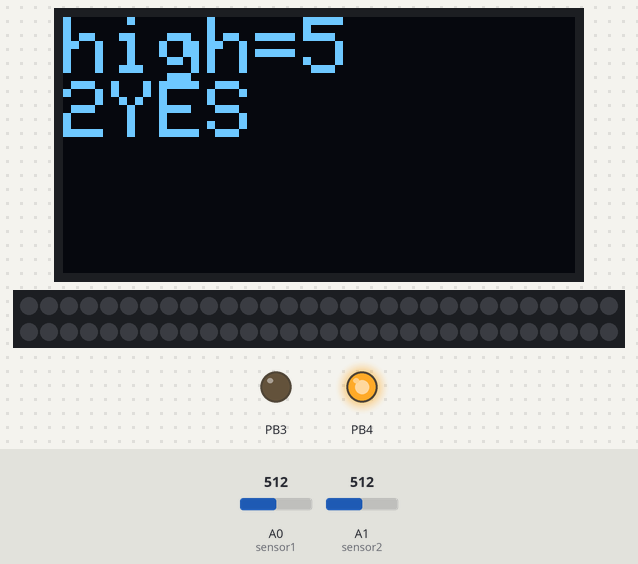
The sketch below on a simulated ATtiny85, built with avr-gcc and run on an emulated ATtiny85. Parts: 128×64 one-colour display, 60 RGB LEDs in strip order, left to right, continuing on the next row, output pins drawn as LEDs (lit = HIGH). The inputs (shaded band) are chosen by the test bench; at power-on: A0 (sensor1) = 512, A1 (sensor2) = 512. Dim RGB values are drawn brighter than linear; what the sketch prints to the serial monitor is not drawn.

Above: at 1.2 s.
1.3 s: A0 (sensor1) set to 176
At 2.8 s:
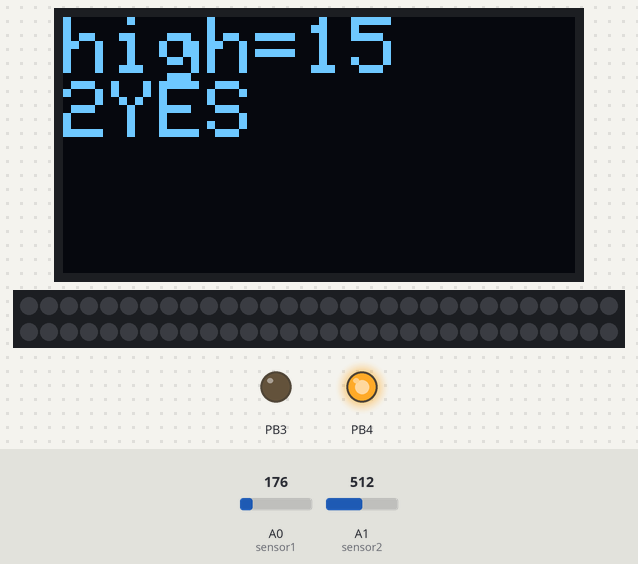
3.1 s: A0 (sensor1) set to 155
At 4.5 s:
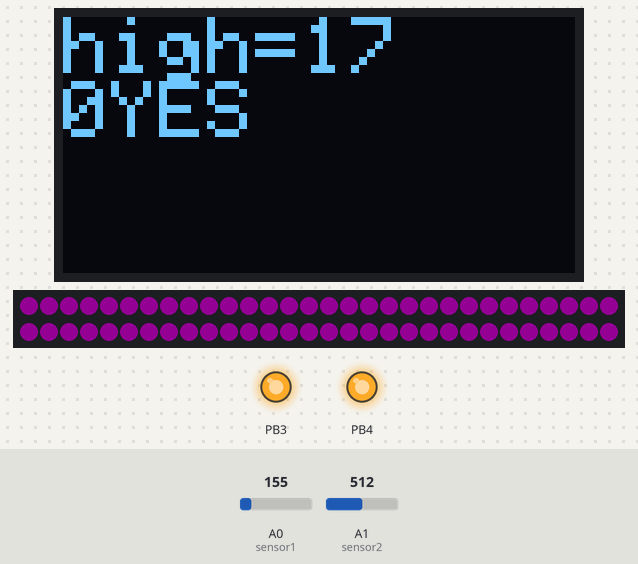
4.8 s: A1 (sensor2) set to 461
6.3 s: A1 (sensor2) set to 433
At 7.0 s:
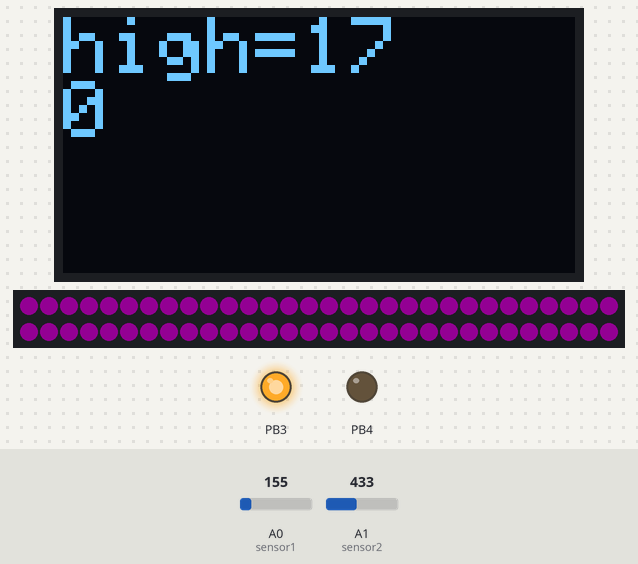
7.9 s: A0 (sensor1) set to 306
At 9.3 s:
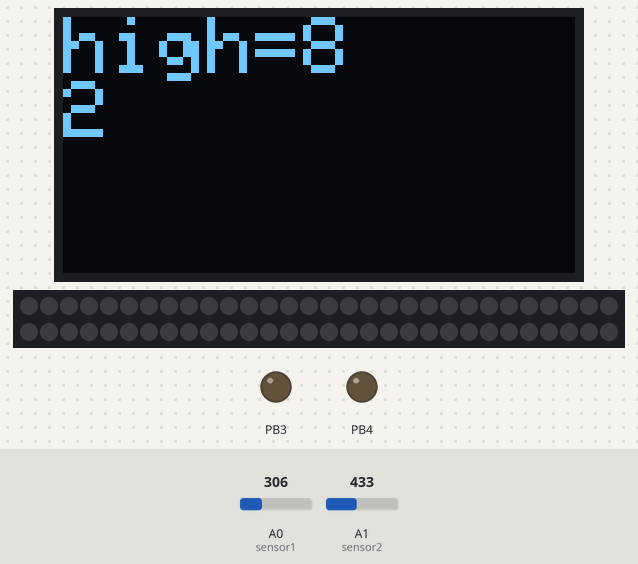
9.6 s: A1 (sensor2) set to 511
At 10.4 s:
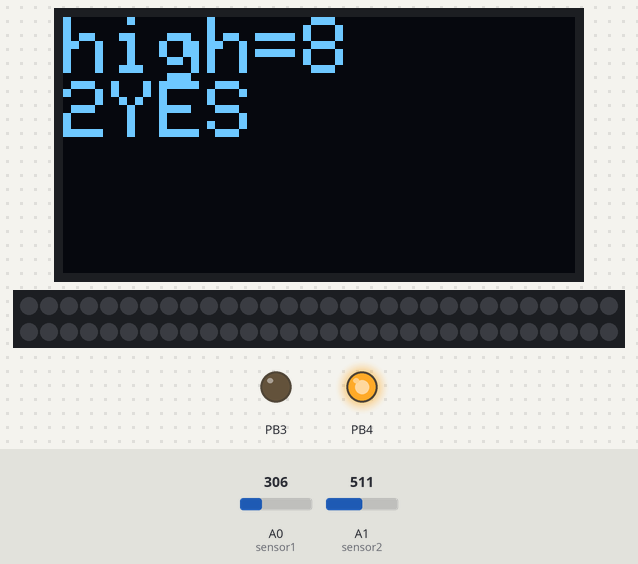
Timing chart, 0 to 12.2 s (numbered marks = the images above; inputs shaded):
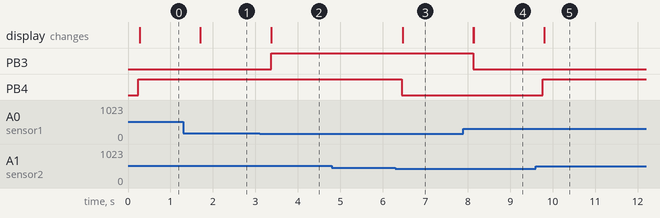

The sketch:

sketch_oct28a.ino
```cpp
//ws2812
#include <Adafruit_NeoPixel.h>
#ifdef __AVR__
#include <avr/power.h> // Required for 16 MHz Adafruit Trinket
#endif
#define LED_PIN    2
#define LED_COUNT 60
Adafruit_NeoPixel strip(LED_COUNT, LED_PIN, NEO_GRB + NEO_KHZ800);

//顯示器用
#include <splash.h>
#include <SPI.h>
#include <Wire.h>
#include <Adafruit_GFX.h>
#include <Adafruit_SSD1306.h>

#define sensor1 A0//紅外線腳位
int High;//測量之高

#define sensor2 A1 //是否偵測到人
bool DP = false;

Adafruit_SSD1306 display(-1);//顯示器

//馬達腳位設定
#define A_A1 8
#define A_B1 9
#define B_A1 10
#define B_B1 11
#define Speed 150
int UP_DOWN_STOP[3] = {0, 1, 2};//控制上升或下降

void setup() {
  pinMode(3, OUTPUT);
  Serial.begin(9600);//序列埠監控視窗
  display.begin(SSD1306_SWITCHCAPVCC, 0x3C);// 設定 I2C addr 0x3C
  display.clearDisplay();// 清除顯示緩衝區

  //馬達腳位設定
  pinMode(A_A1, OUTPUT);
  pinMode(A_B1, OUTPUT);
  pinMode(B_A1, OUTPUT);
  pinMode(B_B1, OUTPUT);
  digitalWrite(A_A1, LOW);
  digitalWrite(A_B1, LOW);
  digitalWrite(B_A1, LOW);
  digitalWrite(B_B1, LOW);

  //ws2810設定
#if defined(__AVR_ATtiny85__) && (F_CPU == 16000000)
  clock_prescale_set(clock_div_1);
#endif
  strip.begin();           // 初始化 燈條
  strip.show();            // 關閉所有燈
  strip.setBrightness(50); // 將亮度設置為 1/5（最大 = 255）

  //繼電器設定
  pinMode(4,OUTPUT);
}

void loop() {
  Height_measurement();//紅外線偵測高度
  Detect_people();//檢測人
  Spray();
  //  Oled(High,UP_DOWN_STOP[0]); //顯示高度 與上升下降停止
  logic();
}

//判斷上升或下降
void logic()
{
  if (High > 15)
  {
    Rise_fall(UP_DOWN_STOP[0]);//上升0 下降1 停止2
    Oled(High, UP_DOWN_STOP[0],DP);
    digitalWrite(3, HIGH);
    RGB(true);
  }
  else if (High < 5)
  {
    Rise_fall(UP_DOWN_STOP[1]);
    Oled(High, UP_DOWN_STOP[1],DP);
    digitalWrite(3, HIGH);
  }
  else
  {
    Rise_fall(UP_DOWN_STOP[2]);
    Oled(High, UP_DOWN_STOP[2],DP);
    digitalWrite(3, LOW);
    RGB(false);
  }
}
//上升下降
void Rise_fall(int seesaw)
{
  switch (seesaw)
  {
    case 0:
      digitalWrite(A_A1, HIGH);
      analogWrite(A_B1, Speed);
      digitalWrite(B_A1, HIGH);
      analogWrite(B_B1, Speed);
      break;
    case 1:
      digitalWrite(A_A1, LOW);
      analogWrite(A_B1, Speed);
      digitalWrite(B_A1, LOW);
      analogWrite(B_B1, Speed);
      break;
    case 2:
      digitalWrite(A_A1, LOW);
      analogWrite(A_B1, 0);
      digitalWrite(B_A1, LOW);
      analogWrite(B_B1, 0);
      break;
  }
}
//高度測量 A0
void Height_measurement()
{
  float volts = analogRead(sensor1) * 0.0048828125; // value from sensor * (5/1024)
  int distance = 13 * pow(volts, -1); // worked out from datasheet graph
  delay(100); // slow down serial port
  if (distance <= 30)
  {
    Serial.println(distance);   // print the distance
  }
  High = distance;
  //  return High;
}
//偵測人
void Detect_people()
{
  float volts2 = analogRead(sensor2) * 0.0048828125;
  int distance2 = 13 * pow(volts2, -1); // worked out from datasheet graph
  delay(100); // slow down serial port
  if (distance2 <= 5)
  {
    DP = true;
  }
  else
  {
    DP = false;
  }
}
//顯示器 SCK A5 SDA A4
void Oled(int H, int C,bool YESNO)
{
  display.clearDisplay();
  display.setTextSize(2);  // 設定文字大小
  display.setTextColor(1); // 1:OLED預設的顏色(這個會依該OLED的顏色來決定)
  display.setCursor(0, 0); // 設定起始座標
  display.print("high=");     // 要顯示的字串
  display.println(H);   // 要顯示的字串
  display.print(C);
  if(YESNO)
    display.print("YES");
  display.display();       // 要有這行才會把文字顯示出來
}
//酒精噴灑
/*
 * DC+ 接5V DC- 接GNGD IN 接PIN
 * NC NO 選一個用
 * NC：Normal Close，常閉，它在正常情況下是接通的。
 * NO：Normal Open，常開，也就是正常情況它是不通電的。
 * COM：Common Ground，共接電，很多人習慣把外電接到這個接腳，再從NO或NC接到外部設備上。
 */
void Spray()
{
  if(DP)
    digitalWrite(4,HIGH);
  else
    digitalWrite(4,LOW);
}
//紫外線開啟 PIN 2
void RGB(bool ON_OFF)
{
  if (ON_OFF)
  {
    for (int i = 0; i < strip.numPixels(); i++) { // For each pixel in strip...
      strip.setPixelColor(i, strip.Color(100, 5, 100));       //  Set pixel's color (in RAM)
    }
    strip.show();
  }
  else
  {
    for (int i = 0; i < strip.numPixels(); i++) { // For each pixel in strip...
      strip.setPixelColor(i, strip.Color(0, 0, 0));     //  Set pixel's color (in RAM)
    }
    strip.show();
  }
}
```

Measured:
- the behaviour switches between 167 and 166 on A0 (sensor1) (found by bisection; images 1 and 2)
- the behaviour switches between 444 and 443 on A1 (sensor2) (found by bisection; images 2 and 3)
- after the input at 1.3 s, the display: changes after 0.40 s (image 1)
- after the input at 3.1 s, PB3: LOW → HIGH after 0.27 s; the display: first changes after 0.27 s (image 2 shows a later state)
- after the input at 4.8 s, every drawn part: stays the same
- after the input at 6.3 s, PB4: HIGH → LOW after 0.14 s; the display: changes after 0.17 s (image 3)
- after the input at 7.9 s, PB3: HIGH → LOW after 0.24 s; the display: first changes after 0.24 s (image 4 shows a later state)
- after the input at 9.6 s, PB4: LOW → HIGH after 0.17 s; the display: changes after 0.20 s (image 5)
